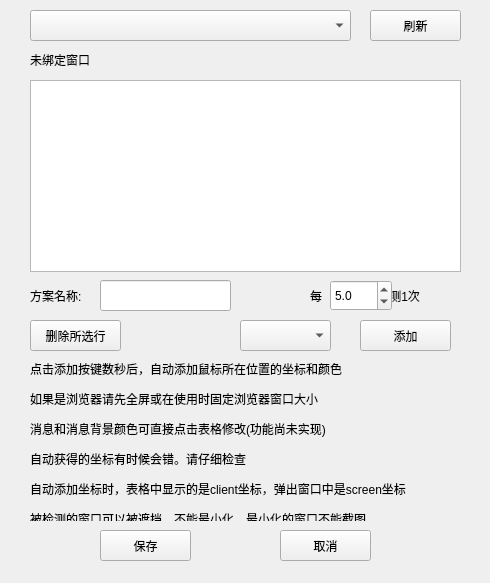
<?xml version="1.0" encoding="UTF-8"?>
<ui version="4.0">
 <class>Config</class>
 <widget class="QWidget" name="Config">
  <property name="geometry">
   <rect>
    <x>0</x>
    <y>0</y>
    <width>490</width>
    <height>583</height>
   </rect>
  </property>
  <property name="windowTitle">
   <string>方案设置</string>
  </property>
  <widget class="QLineEdit" name="lenameConfig">
   <property name="geometry">
    <rect>
     <x>100</x>
     <y>280</y>
     <width>131</width>
     <height>31</height>
    </rect>
   </property>
  </widget>
  <widget class="QLabel" name="label">
   <property name="geometry">
    <rect>
     <x>30</x>
     <y>280</y>
     <width>61</width>
     <height>31</height>
    </rect>
   </property>
   <property name="text">
    <string>方案名称:</string>
   </property>
  </widget>
  <widget class="QLabel" name="label_2">
   <property name="geometry">
    <rect>
     <x>310</x>
     <y>280</y>
     <width>151</width>
     <height>31</height>
    </rect>
   </property>
   <property name="text">
    <string>每             秒检测1次</string>
   </property>
  </widget>
  <widget class="QDoubleSpinBox" name="dsbfrequencyConfig">
   <property name="geometry">
    <rect>
     <x>330</x>
     <y>280</y>
     <width>62</width>
     <height>31</height>
    </rect>
   </property>
   <property name="decimals">
    <number>1</number>
   </property>
   <property name="minimum">
    <double>0.500000000000000</double>
   </property>
   <property name="maximum">
    <double>9999.000000000000000</double>
   </property>
   <property name="singleStep">
    <double>0.500000000000000</double>
   </property>
   <property name="value">
    <double>5.000000000000000</double>
   </property>
  </widget>
  <widget class="QPushButton" name="btnaddPoint">
   <property name="geometry">
    <rect>
     <x>360</x>
     <y>320</y>
     <width>91</width>
     <height>31</height>
    </rect>
   </property>
   <property name="text">
    <string>添加</string>
   </property>
  </widget>
  <widget class="QPushButton" name="btnsave">
   <property name="geometry">
    <rect>
     <x>100</x>
     <y>530</y>
     <width>91</width>
     <height>31</height>
    </rect>
   </property>
   <property name="text">
    <string>保存</string>
   </property>
  </widget>
  <widget class="QPushButton" name="btnexit">
   <property name="geometry">
    <rect>
     <x>280</x>
     <y>530</y>
     <width>91</width>
     <height>31</height>
    </rect>
   </property>
   <property name="text">
    <string>取消</string>
   </property>
  </widget>
  <widget class="QLabel" name="label_3">
   <property name="geometry">
    <rect>
     <x>30</x>
     <y>360</y>
     <width>391</width>
     <height>161</height>
    </rect>
   </property>
   <property name="text">
    <string>&lt;html&gt;&lt;head/&gt;&lt;body&gt;&lt;p&gt;点击添加按键数秒后，自动添加鼠标所在位置的坐标和颜色&lt;/p&gt;&lt;p&gt;如果是浏览器请先全屏或在使用时固定浏览器窗口大小&lt;/p&gt;&lt;p&gt;消息和消息背景颜色可直接点击表格修改(功能尚未实现)&lt;/p&gt;&lt;p&gt;自动获得的坐标有时候会错。请仔细检查&lt;/p&gt;&lt;p&gt;自动添加坐标时，表格中显示的是client坐标，弹出窗口中是screen坐标&lt;/p&gt;&lt;p&gt;被检测的窗口可以被遮挡，不能最小化。最小化的窗口不能截图&lt;/p&gt;&lt;/body&gt;&lt;/html&gt;</string>
   </property>
  </widget>
  <widget class="QTableWidget" name="twpoint">
   <property name="geometry">
    <rect>
     <x>30</x>
     <y>80</y>
     <width>431</width>
     <height>192</height>
    </rect>
   </property>
   <attribute name="horizontalHeaderDefaultSectionSize">
    <number>60</number>
   </attribute>
  </widget>
  <widget class="QPushButton" name="btnDeleteRow">
   <property name="geometry">
    <rect>
     <x>30</x>
     <y>320</y>
     <width>91</width>
     <height>31</height>
    </rect>
   </property>
   <property name="text">
    <string>删除所选行</string>
   </property>
  </widget>
  <widget class="QComboBox" name="cbWindowList">
   <property name="geometry">
    <rect>
     <x>30</x>
     <y>10</y>
     <width>321</width>
     <height>31</height>
    </rect>
   </property>
  </widget>
  <widget class="QPushButton" name="btnRefresh">
   <property name="geometry">
    <rect>
     <x>370</x>
     <y>10</y>
     <width>91</width>
     <height>31</height>
    </rect>
   </property>
   <property name="text">
    <string>刷新</string>
   </property>
  </widget>
  <widget class="QLabel" name="labelHwnd">
   <property name="geometry">
    <rect>
     <x>30</x>
     <y>50</y>
     <width>431</width>
     <height>20</height>
    </rect>
   </property>
   <property name="text">
    <string>未绑定窗口</string>
   </property>
  </widget>
  <widget class="QComboBox" name="cbShow">
   <property name="geometry">
    <rect>
     <x>240</x>
     <y>320</y>
     <width>91</width>
     <height>31</height>
    </rect>
   </property>
  </widget>
 </widget>
 <resources/>
 <connections/>
</ui>
